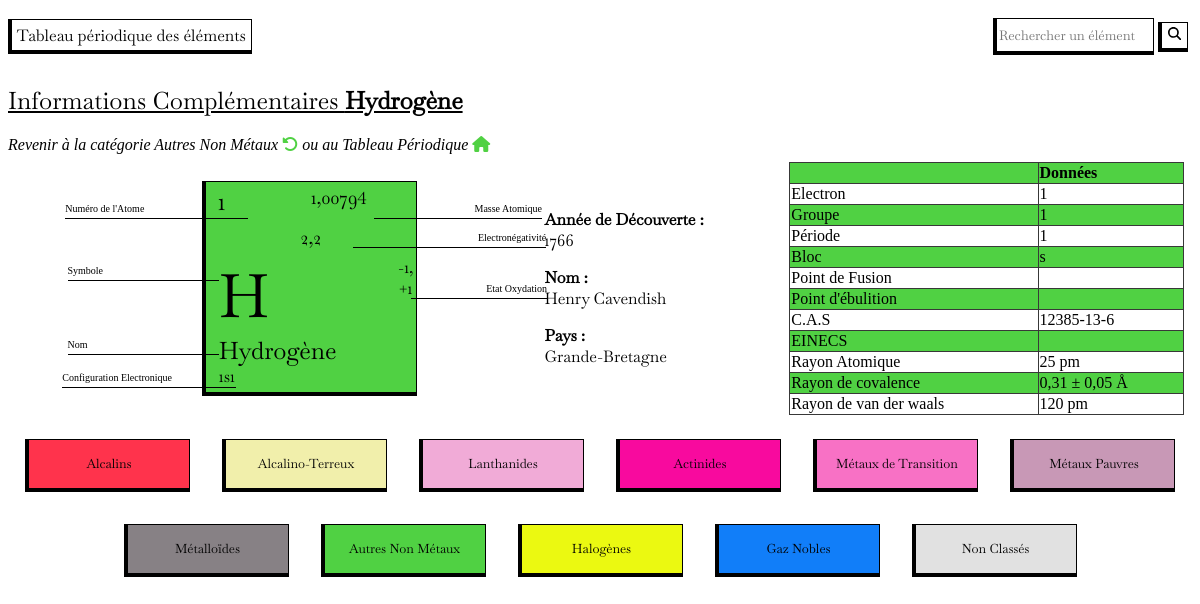
Screenshot of /index.php?page=detailAtome&id=1 with the database file from the repository.
### tables this page shows
CREATE TABLE IF NOT EXISTS `atome` (
  `id` int UNSIGNED NOT NULL AUTO_INCREMENT,
  `id_categorie` int NOT NULL,
  `nom` varchar(13) DEFAULT NULL,
  `slug` varchar(13) DEFAULT NULL,
  `electron` varchar(255) NOT NULL,
  `numero` int UNSIGNED DEFAULT NULL,
  `symbole` varchar(6) NOT NULL,
  `info_groupe` varchar(10) NOT NULL,
  `info_periode` varchar(10) NOT NULL,
  `info_bloc` varchar(10) NOT NULL,
  `masse_volumique` varchar(255) NOT NULL,
  `cas` varchar(255) NOT NULL,
  `einecs` varchar(255) NOT NULL,
  `masse_atomique` varchar(255) NOT NULL,
  `rayon_atomique` varchar(255) NOT NULL,
  `rayon_de_covalence` varchar(255) NOT NULL,
  `rayon_de_van_der_waals` varchar(255) NOT NULL,
  `configuration_electronique` varchar(255) NOT NULL,
  `etat_oxydation` varchar(255) NOT NULL,
  `decouverte_annee` varchar(255) NOT NULL,
  `decouverte_noms` varchar(255) NOT NULL,
  `decouverte_pays` varchar(255) NOT NULL,
  `electronegativite` varchar(255) NOT NULL,
  `point_de_fusion` varchar(255) NOT NULL,
  `point_d_ebullition` varchar(255) NOT NULL,
  `is_radioactif` tinyint UNSIGNED NOT NULL,
  PRIMARY KEY (`id`),
  KEY `atome_ibfk_1` (`id_categorie`)
);

CREATE TABLE IF NOT EXISTS `categorie` (
  `id_categorie` int NOT NULL AUTO_INCREMENT,
  `nom_categorie` varchar(255) NOT NULL,
  `slug_categorie` varchar(255) NOT NULL,
  `couleur_categorie` varchar(255) NOT NULL,
  PRIMARY KEY (`id_categorie`)
);

### views/detailAtome.php (the view, shortened to what this page needs)
<?php
$detail = isset($_GET['id']) ? $_GET['id'] : NULL;
$requeteAffichageDetail = "SELECT categorie.id_categorie, categorie.nom_categorie, categorie.couleur_categorie,
atome.id, atome.id_categorie, atome.nom, atome.slug, atome.electron, atome.numero, atome.symbole, atome.info_groupe,
atome.info_periode, atome.info_bloc, atome.masse_volumique, atome.cas, atome.einecs, atome.masse_atomique,
atome.rayon_atomique, atome.rayon_de_covalence,  atome.rayon_de_van_der_waals, atome.configuration_electronique,
atome.etat_oxydation, atome.decouverte_annee, atome.decouverte_noms, atome.decouverte_pays,
atome.electronegativite, atome.point_de_fusion, atome.point_d_ebullition, atome.is_radioactif
FROM atome LEFT JOIN categorie ON atome.id_categorie = categorie.id_categorie
WHERE atome.id='$detail' ";
$resultatAffichageDetail = $connexion->query($requeteAffichageDetail);
$detailAtome =  $resultatAffichageDetail->fetchAll(PDO::FETCH_OBJ);
?>
<h2 class="titrePageDetailAtome">Informations Complémentaires <strong><?php echo $detailAtome[0]->nom ?></strong></h2>
<a href="index.php?page=categorie&id=<?php echo $detailAtome[0]->id_categorie ?>">
    <em>Revenir à la catégorie <?php echo $detailAtome[0]->nom_categorie ?> </em>
    <i class="fa-solid fa-rotate-left" style="color:#<?php echo $detailAtome[0]->couleur_categorie ?>;"></i>
</a>
<a href="index.php?page=home">
    <em> ou au Tableau Périodique </em> <i class="fa-solid fa-house" style="color:#<?php echo $detailAtome[0]->couleur_categorie ?>;">
    </i></a>
<section class="detailAtome">
    <div class="popUpDetail">
        <div class="elementPopUpDetail" style="background-color:#<?php echo $detailAtome[0]->couleur_categorie ?> ;">
            <div class="hautPopUp">
                <div class="numeroEtLegende">
                    <p class="numeroPopUp"><?php echo $detailAtome[0]->numero; ?>
                    </p>
                    <div class="legendeNumero">Numéro de l'Atome</div>
                </div>
                <div class="masseEtLegende">
                    <p class="masseAtomiquePopUp"><?php echo $detailAtome[0]->masse_atomique; ?>
                    </p>
                    <div class="legendeMasseAtomique">Masse Atomique</div>
                </div>
            </div>
            <div class="electroEtLegende">
                <p class="electronegativitePopUp"><?php echo $detailAtome[0]->electronegativite; ?>
                </p>
                <div class="legendeElectronegativite">Electronégativité</div>
            </div>
            <div class="basPopUp">
                <div class="gauchePopUp">
                    <div class="symboleEtLegende">
                        <p class="symbolePopUp">
                            <?php echo $detailAtome[0]->symbole; ?>
                        </p>
                        <div class="legendeSymbole">Symbole</div>
                    </div>
                    <div class="nomEtLegende">
                        <p class="nomPopUp"><?php echo $detailAtome[0]->nom; ?>
                        </p>
                        <div class="legendeNom">Nom</div>
                    </div>
                    <div class="configEtLegende">
                        <p class="configurationElectroniquePopUp">
                            <?php echo $detailAtome[0]->configuration_electronique; ?>
                        </p>
                        <div class="legendeconfigurationElectronique">Configuration Electronique</div>
                    </div>
                </div>
                <div class="droitePopUp">
                    <p class="etatOxydationPopUp"><?php echo $detailAtome[0]->etat_oxydation; ?>
                    </p>
                    <div class="legendeEtatOxydation">Etat Oxydation</div>
                </div>
            </div>
        </div>
    </div>
    <div class="tableauEtDecouverte">
        <div class="decouverte">
            <p class="anneeDecouverte"><b>Année de Découverte :</b> <br>
                <?php echo $detailAtome[0]->decouverte_annee ?></p>
            <p class="nomDecouverte"><b>Nom :</b> <br>
                <?php echo $detailAtome[0]->decouverte_noms  ?></p>
            <p class="paysDecouverte"><b> Pays :</b> <br>
                <?php echo $detailAtome[0]->decouverte_pays ?></p>
        </div>
        <table class="tableauDetailAtome1" border="1">
            <tr id="ligne1">
                <th class="tableauDetail" style="background-color:#<?php echo $detailAtome[0]->couleur_categorie ?>">
                <th class="tableauDetailAtome" style="background-color:#<?php echo $detailAtome[0]->couleur_categorie ?>">Données</td>
            </tr>
            <tr id="ligne1">
                <td class="tableauDetail">Electron</td>
                <td class="tableauDetailAtome"><?php echo $detailAtome[0]->electron ?></td>
            </tr>
            <tr id="ligne2">
                <td class="tableauDetail" style="background-color:#<?php echo $detailAtome[0]->couleur_categorie ?>">Groupe</td>
                <td class="tableauDetailAtome" style="background-color:#<?php echo $detailAtome[0]->couleur_categorie ?>"><?php echo $detailAtome[0]->info_groupe ?></td>
            </tr>
            <tr id="ligne3">
                <td class="tableauDetail">Période</td>
                <td class="tableauDetailAtome"><?php echo $detailAtome[0]->info_periode ?></td>
            </tr>
            <tr id="ligne4">
                <td class="tableauDetail" style="background-color:#<?php echo $detailAtome[0]->couleur_categorie ?>">Bloc</td>
                <td class="tableauDetailAtome" style="background-color:#<?php echo $detailAtome[0]->couleur_categorie ?>"><?php echo $detailAtome[0]->info_bloc ?></td>
            </tr>
            <tr id="ligne5">
                <td class="tableauDetail">Point de Fusion</td>
                <td class="tableauDetailAtome"><?php echo $detailAtome[0]->point_de_fusion ?></td>
            </tr>
            <tr id="ligne6">
                <td class="tableauDetail" style="background-color:#<?php echo $detailAtome[0]->couleur_categorie ?>">Point d'ébulition</td>
                <td class="tableauDetailAtome" style="background-color:#<?php echo $detailAtome[0]->couleur_categorie ?>"><?php echo $detailAtome[0]->point_d_ebullition ?></td>
            </tr>
            <tr id="ligne7">
                <td class="tableauDetail">C.A.S</td>
                <td class="tableauDetailAtome"><?php echo $detailAtome[0]->cas ?></td>
            </tr>
            <tr id="ligne8">
                <td class="tableauDetail" style="background-color:#<?php echo $detailAtome[0]->couleur_categorie ?>">EINECS</td>
                <td class="tableauDetailAtome" style="background-color:#<?php echo $detailAtome[0]->couleur_categorie ?>"><?php echo $detailAtome[0]->einecs ?></td>
            </tr>
            <tr id="ligne9">
                <td class="tableauDetail">Rayon Atomique</td>
                <td class="tableauDetailAtome"><?php echo $detailAtome[0]->rayon_atomique ?></td>
            </tr>
            <tr id="ligne10">
                <td class="tableauDetail" style="background-color:#<?php echo $detailAtome[0]->couleur_categorie ?>">Rayon de covalence</td>
                <td class="tableauDetailAtome" style="background-color:#<?php echo $detailAtome[0]->couleur_categorie ?>"><?php echo $detailAtome[0]->rayon_de_covalence ?></td>
            </tr>
            <tr id="ligne11">
                <td class="tableauDetail">Rayon de van der waals </td>
                <td class="tableauDetailAtome"><?php echo $detailAtome[0]->rayon_de_van_der_waals ?></td>
            </tr>
        </table>
    </div>
</section>

### template/footer.php
<?php
$requeteCategorie = "SELECT id_categorie, nom_categorie, couleur_categorie FROM categorie";
$resultatCategorie = $connexion->query($requeteCategorie);
$listeCategorie = $resultatCategorie->fetchAll(PDO::FETCH_OBJ);
?>
<footer>
    <nav>
        <ul>
            <?php
            foreach ($listeCategorie as $value) { ?>
                <a href="index.php?page=categorie&id=<?php echo $value->id_categorie; ?>">
                    <li style="background-color:#<?php echo $value->couleur_categorie; ?>">
                        <h4><?php echo $value->nom_categorie; ?></h4>
                    </li>
                </a>
            <?php
            } ?>
        </ul>
    </nav>
</footer>
</body>
</html>

### css/stylenav.css (style rules this page uses)
h1, h2, h3, h4, p { font-family: "Baskervville-Regular"; font-weight: normal; }
nav { margin: 0 auto; }
nav ul { display: flex; justify-content: center; flex-wrap: wrap; list-style: none; margin: 0 auto; padding: 0; }
nav li { display: flex; align-items: center; justify-content: center; width: 10em; height: 3em; margin: 16px; border: solid black 1px; border-bottom: 4px solid black; border-left: 4px solid black; }
nav li h4 { font-size: 0.8em; }

### css/styleelement.css (style rules this page uses)
h1, h2, h3, h4, p { font-family: "Baskervville-Regular"; font-weight: normal; }
a { text-decoration: none; color: black; }

### css/stylepopup.css (style rules this page uses)
.hautPopUp { width: 100%; display: flex; justify-content: space-around; font-size: x-large; }
.numeroPopUp { width: 50%; padding-left: 0.5em; text-align: left; }
.masseAtomiquePopUp { padding-right: 0.5em; width: 50%; text-align: right; font-size: large; }
.numeroEtLegende, .masseEtLegende { width: 100%; }
.legendeNumero { position: absolute; right: 80%; top: 10%; width: 87%; height: 15px; font-size: x-small; border-bottom: solid 1px black; }
.legendeMasseAtomique { position: absolute; left: 80%; top: 10%; width: 80%; height: 15px; font-size: x-small; border-bottom: solid 1px black; text-align: right; }
.electronegativitePopUp { width: 100%; text-align: center; font-size: large; margin: 0; }
.electroEtLegende { position: relative; width: 100%; }
.legendeElectronegativite { position: absolute; bottom: 5%; left: 70%; width: 92%; height: 15px; font-size: x-small; border-bottom: solid 1px black; text-align: right; }
.basPopUp { display: flex; width: 100%; }
.gauchePopUp { width: 95%; justify-content: center; margin-left: 0.8em; }
.symbolePopUp { font-size: 60px; margin-bottom: 0; margin-top: 0; }
.nomPopUp { margin-bottom: 0; margin-top: 0; font-size: x-large; justify-content: center; }
.symboleEtLegende, .nomEtLegende { position: relative; }
.legendeNom, .legendeSymbole { position: absolute; right: 100%; top: 10%; width: 87%; height: 15px; font-size: x-small; border-bottom: solid 1px black; }
.configEtLegende { position: relative; }
.legendeconfigurationElectronique { position: absolute; right: 90%; top: 25%; width: 100%; height: 15px; font-size: x-small; border-bottom: solid 1px black; }
.droitePopUp { width: 5%; margin-right: 0.8em; }
.etatOxydationPopUp { width: 50%; justify-content: right; justify-self: right; }
.droitePopUp { position: relative; }
.legendeEtatOxydation { position: absolute; left: 170%; top: 20%; width: 1300%; height: 15px; font-size: x-small; border-bottom: solid 1px black; text-align: right; }

### css/stylePageCategorie.css (style rules this page uses)
h1, h2, h3, h4, p, label, input { font-family: "Baskervville-Regular"; font-weight: normal; }

### css/detailAtome.css (style rules this page uses)
.titrePageDetailAtome { width: 50%; text-decoration: underline; }
.detailAtome { width: 100%; display: flex; justify-content: center; }
.popUpDetail { width: 50%; display: flex; justify-content: center; align-items: center; }
.elementPopUpDetail { position: absolute; left: 200px; align-items: center; justify-content: space-around; flex-direction: column; width: 210px; height: 210px; margin: 2px; border: solid black 1px; border-bottom: 4px solid black; border-left: 4px solid black; background-color: white; display: flex; }
.elementPopUpDetail p { margin: 0; }
.tableauEtDecouverte { width: 100%; display: flex; justify-content: right; align-items: center; }
.decouverte { margin-left: 0.8em; text-align: justify; width: 30%; }
.tableauDetailAtome1 { width: 50%; }
th { text-align: left; }
table, tr, td, th { margin: 0.5em; border: 1px solid #383838; border-collapse: collapse; }

### rows the page displays
atome: nom "Hydrogène", id_categorie.nom_categorie "Autres Non Métaux", numero "1", masse_atomique "1,00794", electronegativite "2,2", symbole "H", configuration_electronique "1s1", etat_oxydation "-1, +1", decouverte_annee "1766", decouverte_noms "Henry Cavendish", decouverte_pays "Grande-Bretagne", electron "1", info_groupe "1", info_periode "1", info_bloc "s", cas "12385-13-6", rayon_atomique "25 pm", rayon_de_covalence "0,31 ± 0,05 Å", rayon_de_van_der_waals "120 pm"
categorie: nom_categorie "Alcalins"
categorie: nom_categorie "Alcalino-Terreux"
categorie: nom_categorie "Lanthanides"
categorie: nom_categorie "Actinides"
categorie: nom_categorie "Métaux de Transition"
categorie: nom_categorie "Métaux Pauvres"
categorie: nom_categorie "Métalloïdes"
categorie: nom_categorie "Autres Non Métaux"
categorie: nom_categorie "Halogènes"
categorie: nom_categorie "Gaz Nobles"
categorie: nom_categorie "Non Classés"
